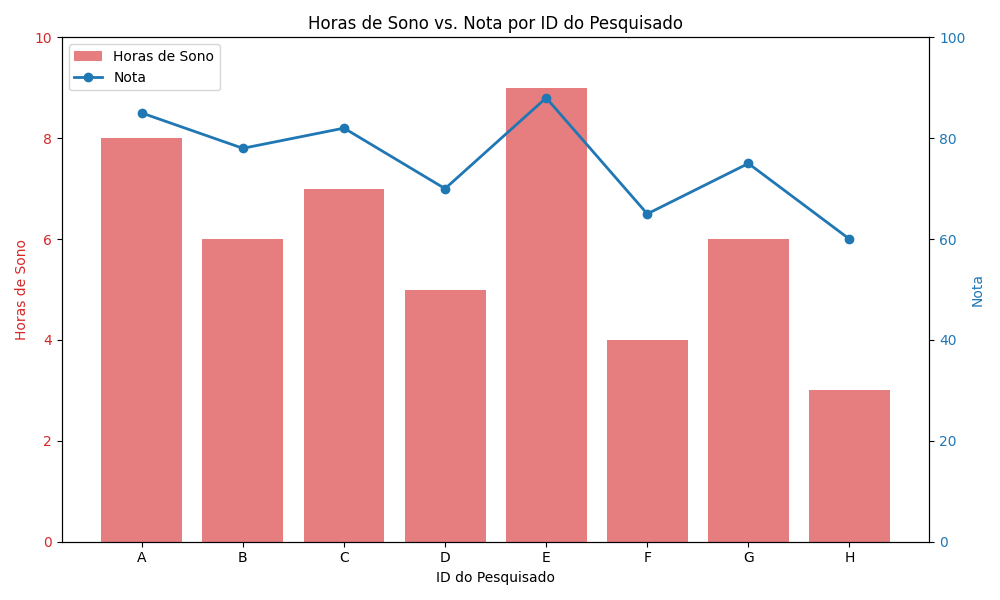

This chart was generated by the following Python code:
import json
import matplotlib.pyplot as plt

# Dados da pesquisa
ids = ['A', 'B', 'C', 'D', 'E', 'F', 'G', 'H']
hrs_sono = [8, 6, 7, 5, 9, 4, 6, 3]
notas = [85, 78, 82, 70, 88, 65, 75, 60]

# Criando uma lista de dicionários para cada entrada
dados_pesquisa = []
for i in range(len(ids)):
    dados_pesquisa.append({
        'id': ids[i],
        'horas_sono': hrs_sono[i],
        'nota': notas[i]
    })

# Ordenando os dados decrescentemente por 'id' (assumindo que os IDs são comparáveis como strings ou números)
# Se os IDs fossem numéricos, a ordenação seria direta. Como são letras, a ordem alfabética é utilizada.
# Se uma ordem específica for necessária, um mapeamento seria preciso.
dados_pesquisa_ordenados = sorted(dados_pesquisa, key=lambda x: x['id'])

# Criando a estrutura JSON com no máximo 3 níveis
# O nível 1 é a chave principal 'pesquisa_operacional'.
# O nível 2 é a chave 'resultados', contendo a lista ordenada de dados.
# O nível 3 são os próprios dicionários de dados.
json_output = {
    "pesquisa_operacional": {
        "resultados": dados_pesquisa_ordenados
    }
}

# Convertendo o dicionário Python para uma string JSON formatada
json_string = json.dumps(json_output, indent=4, ensure_ascii=False)

print("--- JSON Gerado ---")
print(json_string)

# --- Visualização com Matplotlib ---

# Preparando os dados para o gráfico
# Vamos plotar as horas de sono e as notas, associadas aos IDs ordenados.
ids_ordenados = [item['id'] for item in dados_pesquisa_ordenados]
horas_sono_ordenadas = [item['horas_sono'] for item in dados_pesquisa_ordenados]
notas_ordenadas = [item['nota'] for item in dados_pesquisa_ordenados]

# Criando o gráfico
fig, ax1 = plt.subplots(figsize=(10, 6))

# Eixo Y para horas de sono
color = 'tab:red'
ax1.set_xlabel('ID do Pesquisado')
ax1.set_ylabel('Horas de Sono', color=color)
ax1.bar(ids_ordenados, horas_sono_ordenadas, color=color, alpha=0.6, label='Horas de Sono')
ax1.tick_params(axis='y', labelcolor=color)
ax1.set_ylim(0, 10) # Limite para horas de sono

# Criando um segundo eixo Y para as notas
ax2 = ax1.twinx()
color = 'tab:blue'
ax2.set_ylabel('Nota', color=color)
ax2.plot(ids_ordenados, notas_ordenadas, color=color, marker='o', linestyle='-', linewidth=2, label='Nota')
ax2.tick_params(axis='y', labelcolor=color)
ax2.set_ylim(0, 100) # Limite para notas

# Adicionando título e ajustando layout
plt.title('Horas de Sono vs. Nota por ID do Pesquisado')
fig.tight_layout()

# Exibindo a legenda (combinando as de ambos os eixos)
lines1, labels1 = ax1.get_legend_handles_labels()
lines2, labels2 = ax2.get_legend_handles_labels()
ax2.legend(lines1 + lines2, labels1 + labels2, loc='upper left')

# Mostrando o gráfico
plt.show()
